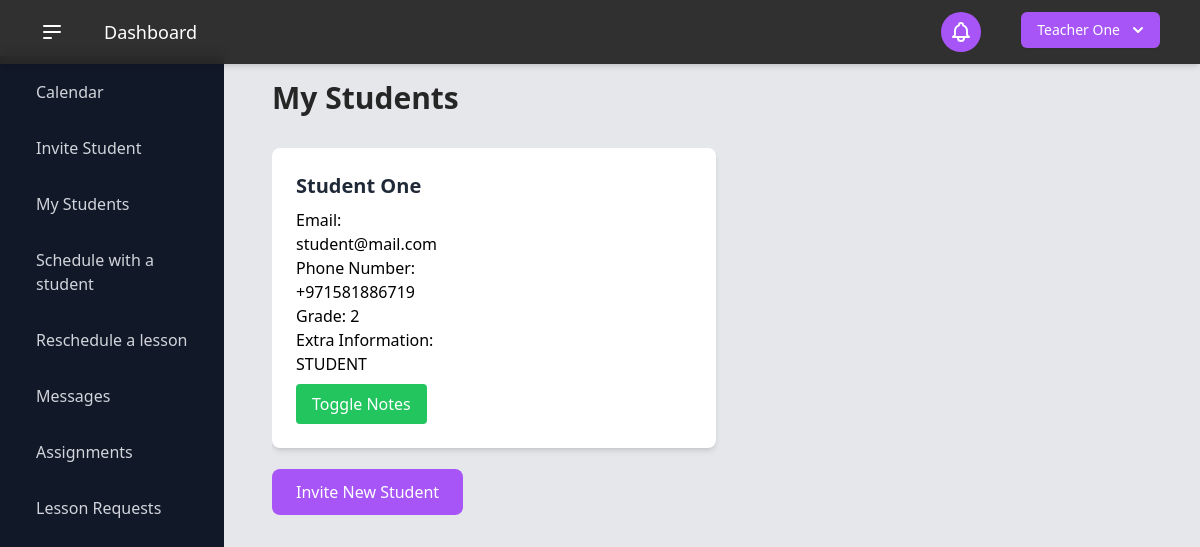
Before: /teacher_students/ (signed in) with the older database file.
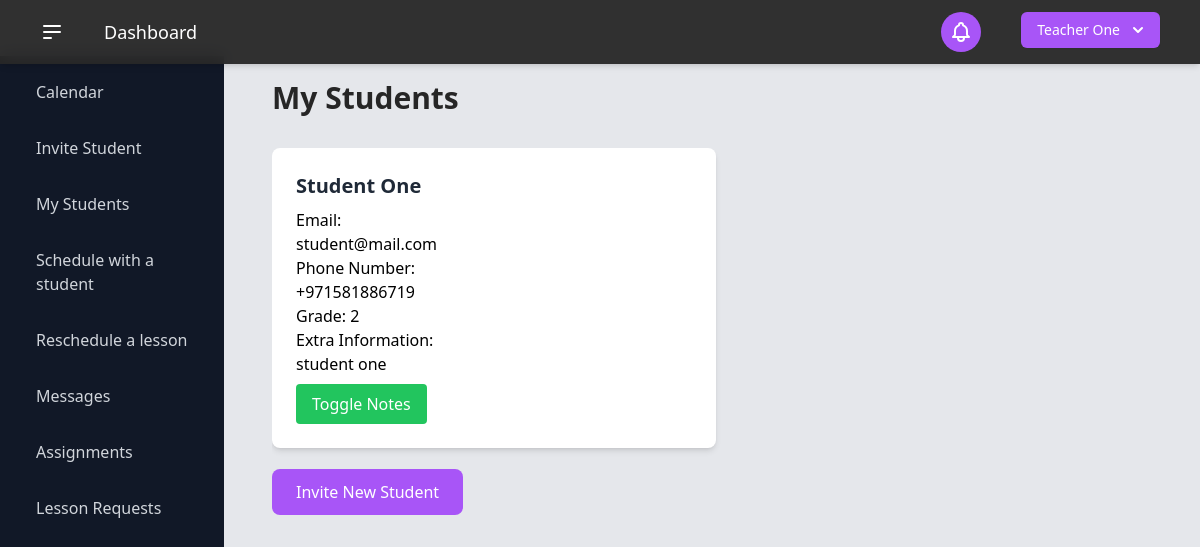
After: the same page with the newer database file.
### users/models.py (models this page shows, shortened)
class Student(models.Model):
    student_id = models.AutoField(primary_key=True)
    user = models.OneToOneField(User, on_delete=models.CASCADE)
    extra_student_info = models.TextField(
        "extra / optional student information",
        max_length=2000,
        blank=True,  # This field is optional
        null=True,
    )
    grade_level = models.IntegerField(
        "grade level",
        validators=[
            RegexValidator(r"^\d+$", "Enter a valid grade level between 1 and 12.")
        ],
    )

class User(AbstractBaseUser):
    USER_TYPE_CHOICES = (
        (1, "Student"),
        (2, "Teacher"),
    )
    user_type = models.PositiveSmallIntegerField(
        choices=USER_TYPE_CHOICES,
        default=1,
    )
    email = models.EmailField(
        "email address",
        max_length=255,
        unique=True,
        validators=[EmailValidator(message="Enter a valid email address.")],
    )
    first_name = models.CharField(
        "first name",
        max_length=150,
        validators=[
            RegexValidator(r"^[a-zA-Z\s]+$", "Enter a valid first name (letters only).")
        ],
    )
    last_name = models.CharField(
        "last name",
        max_length=150,
        validators=[
            RegexValidator(r"^[a-zA-Z\s]+$", "Enter a valid last name (letters only).")
        ],
    )
    password = models.CharField(
        "password",
        max_length=255,
        validators=[
            MinLengthValidator(6),
            RegexValidator(
                r"^(?=.*[a-z])(?=.*[A-Z])(?=.*\d)[A-Za-z\d]{6,}$",
                "Password must have at least 6 characters, including a number and a capital letter.",
            ),
        ],
    )
    contact_number = PhoneNumberField()
    date_of_birth = models.DateField("date of birth")
    two_factor_enabled = models.BooleanField(default=False)
    two_factor_code = models.CharField(max_length=6, blank=True, null=True)
    two_factor_code_expiry = models.DateTimeField(blank=True, null=True)
    password_reset_token = models.CharField(max_length=100, null=True, blank=True)
    password_reset_token_created_at = models.DateTimeField(null=True, blank=True)
    objects = UserManager()
    USERNAME_FIELD = "email"
    REQUIRED_FIELDS = ["__all__"]
    def get_full_name(self):
        return f"{self.first_name} {self.last_name}"

### users/views.py (the view, shortened to what this page needs)
# urls.py: path('teacher_students/', teacher_students, name='teacher_students'),
@login_required
@user_passes_test(lambda u: u.user_type == 2)
def teacher_students(request):
    teacher = request.user.teacher
    accepted_invites = Invite.objects.filter(teacher=teacher, status="accepted")
    students = [invite.student for invite in accepted_invites]
    notes = Note.objects.filter(teacher=teacher)
    context = {
        'students': students,
        'notes': notes,
        'form': NoteForm(),
    }
    return render(request, 'users/teacher_templates/teacher_students.html', context)

### templates/users/teacher_templates/teacher_students.html (shortened to what this page needs)
{% extends "_dashboard.html" %}
{% load static %}
{% block name %}My Students{% endblock %}
{% block content %}
<div class="container mx-auto">
    {% if students %}
    <div class="grid grid-cols-1 lg:grid-cols-2 gap-6">
        {% for student in students %}
        <div class="bg-white rounded-lg shadow-md p-6">
            <div class="flex flex-col lg:flex-row">
                <div class="w-full lg:w-1/2 pr-0 lg:pr-4">
                    <h3 class="text-xl font-semibold text-gray-800 mb-2">{{ student.user.get_full_name }}</h3>
                    <p>Email: {{ student.user.email }}</p>
                    <p>Phone Number: {{ student.user.contact_number }}</p>
                    <p>Grade: {{ student.grade_level }}</p>
                    <p>Extra Information: {{ student.extra_student_info }}</p>
                    <button onclick="toggleNotes('notes-{{ student.student_id }}')" class="mt-2 bg-green-500 text-white px-4 py-2 rounded">Toggle Notes</button>
                </div>
                <div class="w-full lg:w-1/2 mt-4 lg:mt-0">
                </div>
            </div>
        </div>
        {% endfor %}
    </div>
    {% else %}
    <p>You don't have any students yet.</p>
    {% endif %}
    <div class="mt-8">
        <a href="{% url 'invite_student' %}" class="bg-purple-500 text-white px-6 py-3 rounded-lg hover:bg-purple-600 transition duration-300">Invite New Student</a>
    </div>
</div>
{% endblock %}

Changed rows visible on the page:
changed Student "Student One": extra_student_info "STUDENT" → "student one"
